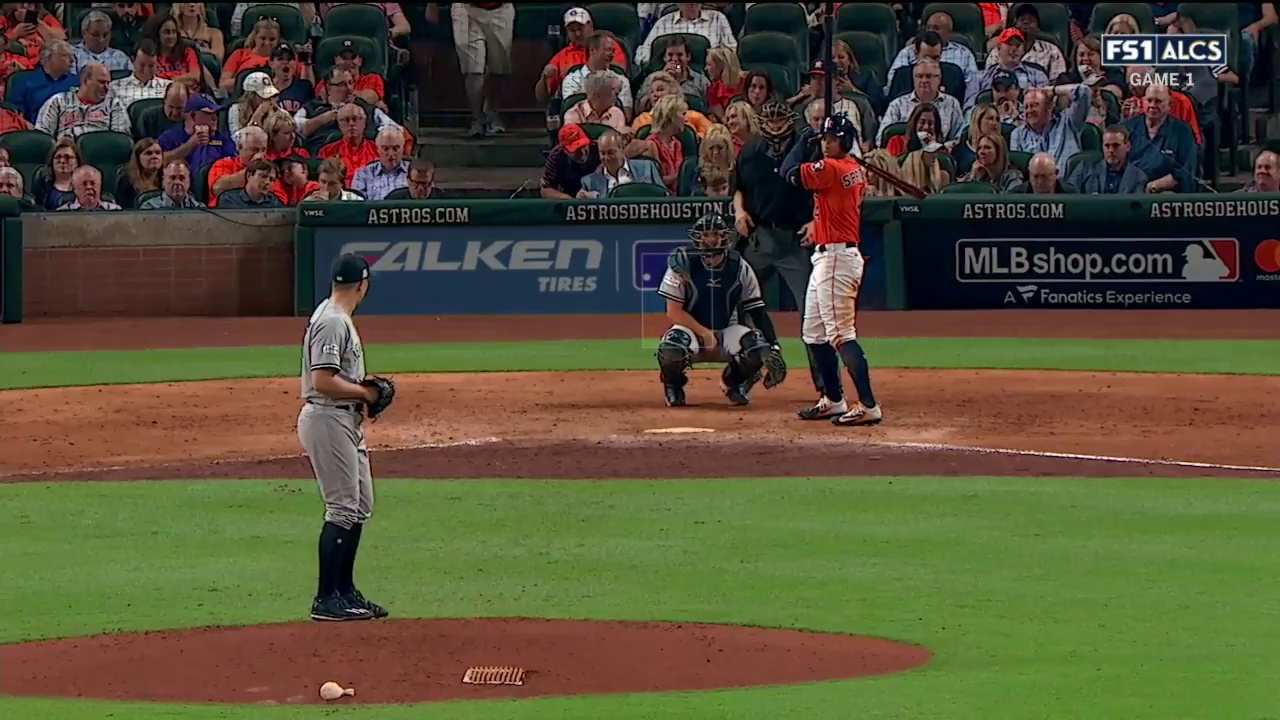
#> input picture Baseball Pitch Detection With Gradient Boosted Decision Tress/MLSPdata/frames/RHlEdXq2DuI_7/RHlEdXq2DuI_7_0.jpg, 1280 x 720 px
$ python hf_DataCollection.py
#> lines starting #> are read from the running program, lines starting #| are printed output that depends on the picture
### Baseball Pitch Detection With Gradient Boosted Decision Tress/hf_blob.py
import cv2
import numpy as np
import glob
import pylab as plt
import sys
from PIL import Image
from PIL import ImageFilter
import re

numbers = re.compile(r'(\d+)')
def numericalSort(value):
    parts = numbers.split(value)
    parts[1::2] = map(int, parts[1::2])
    return parts

def Blob(path):
    print("Starting Blob creation for",path)
    folders = glob.glob(path)

    frames_list = []
    for folder in folders:
        for f in sorted(glob.glob(folder + '/*.jpg'), key=numericalSort):
            if ("cir_" not in str(f) and "Trajectory" not in str(f) and "blob" not in str(f)):
                frames_list.append(f)

    gs_image_list = []

    frames_list = frames_list[:-1]
    for frame in frames_list:
        image = Image.open(frame)
#> image is the input picture: PIL image 1280x720 RGB; mean R, G, B 85.7, 80, 56
        image_blur = image.filter(ImageFilter.GaussianBlur(radius=3))
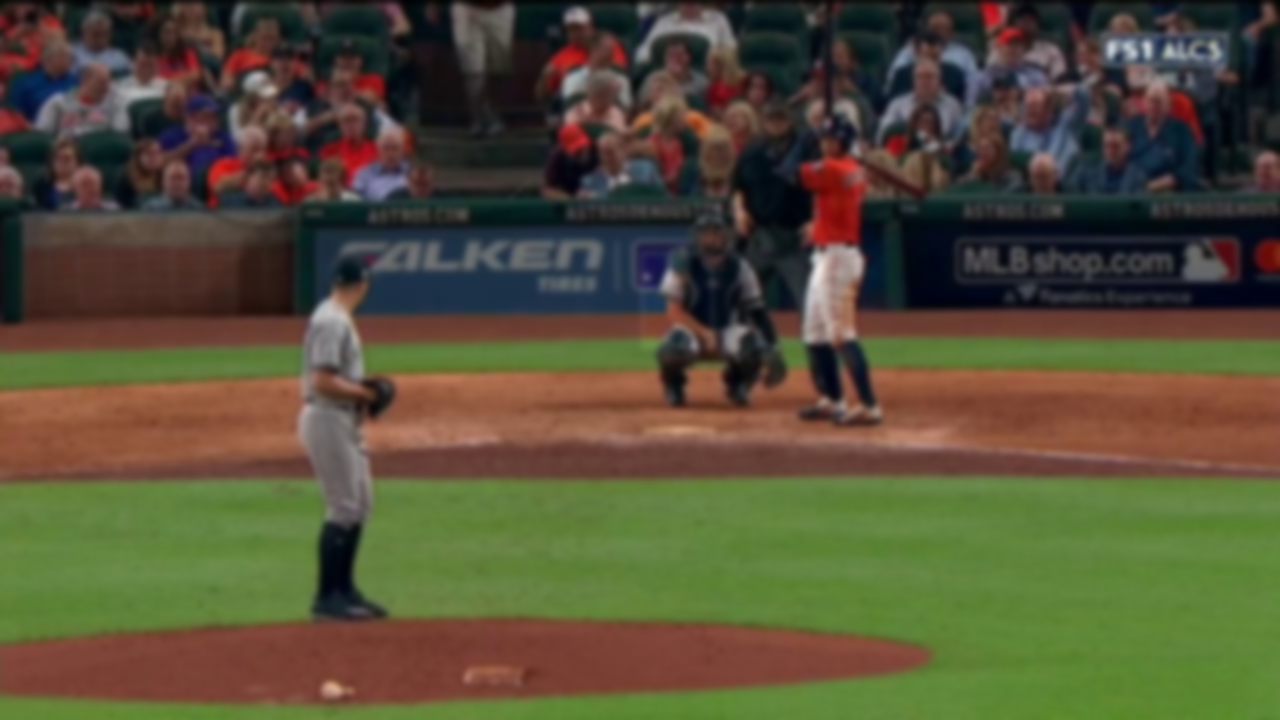
#> image_blur: PIL image 1280x720 RGB; mean R, G, B 85.7, 80, 56
        gs_image = image_blur.convert(mode='L')
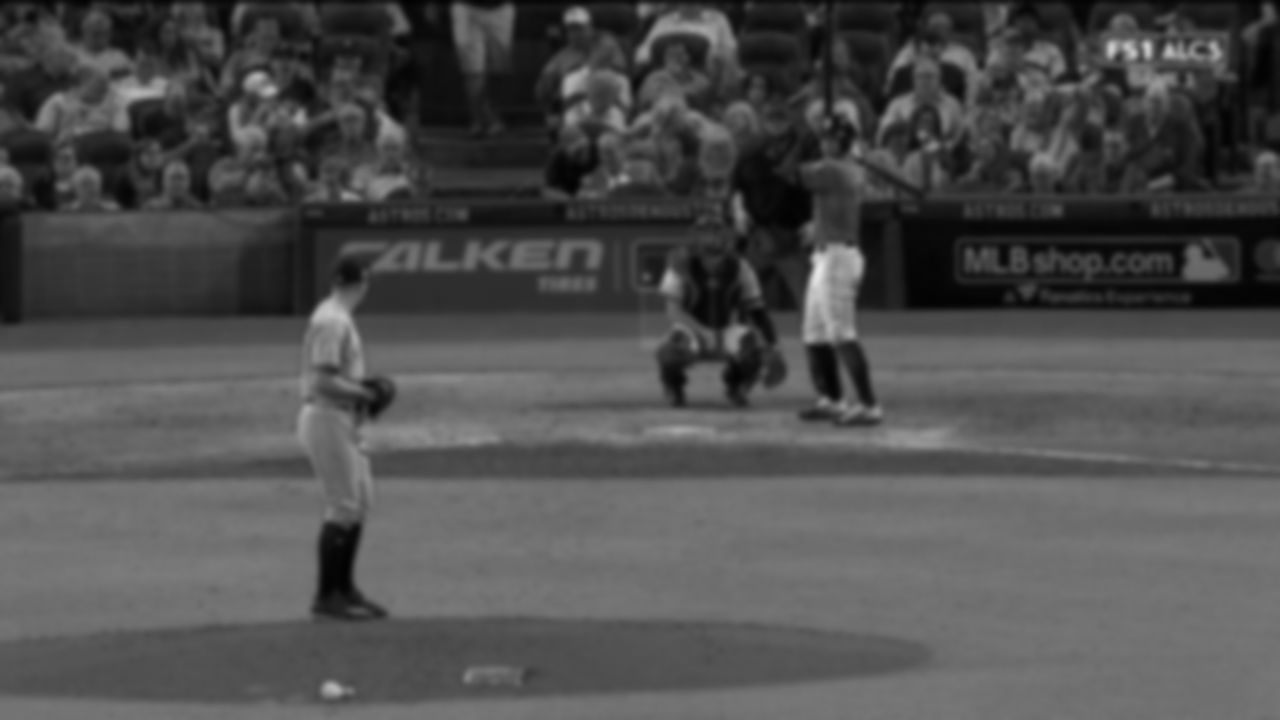
#> gs_image: PIL image 1280x720 L; min 2, max 230, mean 79
        # gs_image.show()
        data = np.asarray(gs_image).astype('float32').flatten()
        data[:250000] = 0
        data[650000:] = 0
        gs_image_list.append(data)

    frame_subtract_list = [gs_image_list[i] - gs_image_list[i - 1] for i in range(len(gs_image_list)) if i > 0]
#> frame_subtract_list = []
    # frame_subtract_list = [0 for frame in frame_subtract_list for value in frame if value < 30]
    # frame_subtract_list = [255 for frame in frame_subtract_list for value in frame if value > 30]

    for frame in frame_subtract_list:
        for j in range(len(frame)):
            if frame[j] < 30:
                frame[j] = 0
            else:
                frame[j] = 255
#> this loop made 0 passes

    frame_subtract_list_reshape = [frame_subtract_list[j].reshape((720, 1280)) for j in range(len(frame_subtract_list))]
#> frame_subtract_list_reshape = []

    ct = 1
    print("Writing Blobs")
    for blob_image in frame_subtract_list_reshape:
        # blob_image[240:480,:420] = 0
        image_no_noise = Image.fromarray(blob_image.astype('uint8'))  # turn into an image
        image_no_noise.save(path+'/blob_image_' + str(ct) + '.jpg')
        ct += 1
#> after the loop, ct = 1
    print("Blob.py done")
        # image_no_noise.show()


# np.set_printoptions(threshold=sys.maxsize)

#read in files from folder and create a path to open the folder; place them into a list to access later

### Baseball Pitch Detection With Gradient Boosted Decision Tress/hf_circle_detection.py
import cv2
import os
import numpy as np
from matplotlib import pyplot as plt
import re
import json


'''This is the command to read in the GIF. You need Videocapture which makes a cv2 Video Object.
Add your GIF file name in the parameter of this function.
'''
def sorted_aphanumeric(data):
    convert = lambda text: int(text) if text.isdigit() else text.lower()
    alphanum_key = lambda key: [ convert(c) for c in re.split('([0-9]+)', key) ]
    return sorted(data, key=alphanum_key)

# [28 lines left out: function detect_and_show_circles, not called in this run]

def showArc(img,ballLocal):
    for (x, y, r) in ballLocal:
        cv2.circle(img, (x, y), r, (0, 255, 0), 4)
        # cv2.rectangle(img, (x - 5, y - 5), (x + 5, y + 5), (0, 128, 255), -1)
    return img

# [32 lines left out: function writeJSON, not called in this run]

def run(directory):
    ball=(0,0,0)
    lastBall=(0,0,0)
    xmin=300
    xmax=800
    ymin=200
    ymax=480
    box=(xmin,ymin,xmax,ymax)
    firstFrame=True
    baseballs=[]
    img=[]
    missedBall=False
    print("Finding Circles in",directory)
    frame_count=1


    for filename in sorted_aphanumeric(os.listdir(directory))[:-1]:
        if("cir_" not in str(filename) and "Trajectory" not in str(filename) and "blob" in str(filename)):
            frame_count+=1
            if(firstFrame):
                print("="*20)
                # print("cir" not in filename)
                im_cv = cv2.imread(directory+"/"+filename)
                img=im_cv
                # im_rgb = cv2.cvtColor(im_cv, cv2.COLOR_BGR2RGB)
                output = im_cv.copy()
                out_img,newBall=detect_and_show_circles(im_cv, output,box)
                cv2.imwrite(directory+"/cir_" + filename, out_img)
                ball=newBall
                lastBall=ball
                baseballs.append(ball)
                firstFrame=False
            else:
                # print("cir" not in filename)
                (x,y,r)=ball
                (oldX,oldY,oldR)=lastBall
                if x==0 and y==0 and r==0:
                    # print(lastBall)
                    shift=100
                    xmin = oldX
                    xmax = oldX+shift
                    ymin = oldY-20
                    ymax = oldY+shift
                    box = (xmin, ymin, xmax, ymax)
                    missedBall=True
                else:
                    offset=20
                    xmin = x
                    xmax = x+offset
                    ymin = y-offset
                    ymax = y+offset
                    box = (xmin, ymin, xmax, ymax)
                # print(filename)
                im_cv = cv2.imread(directory + "/" + filename)
                # im_rgb = cv2.cvtColor(im_cv, cv2.COLOR_BGR2RGB)
                output = im_cv.copy()
                out_img, newBall = detect_and_show_circles(im_cv, output, box)
                cv2.imwrite(directory + "/cir_" + filename, out_img)
                ball = newBall
                (x,y,r)=ball
                if x!=0 and y!=0:
                    baseballs.append(ball)
                    lastBall=ball
    baseballs=np.array(baseballs)
    TrasjectoryImage=showArc(img,baseballs)
    if (baseballs.size!=0):
        print("Balls Found")
        cv2.imwrite(directory + "/Trajectory.jpg", TrasjectoryImage)
        print("Writing JSON")
        writeJSON(directory,baseballs,frame_count)
    if missedBall:
        print("Wrote too LostBalls file")
        MissesFile = open("../MLSPdata/LostBalls", "a")
        MissesFile.write(directory+"\n")
        MissesFile.close()


# [19 lines of commented-out code are left out]

### Baseball Pitch Detection With Gradient Boosted Decision Tress/hf_DataCollection.py
import os
from hf_circle_detection import run
from hf_blob import Blob
import time
import tqdm

A=[x[0] for x in os.walk("../MLSPdata/frames")]

# print(A.index("./videos/frames/RHlEdXq2DuI17_out"),len(A))
# A=A[115:250]
print(len(A))

start=time.time()

# counter=1
total=len(A)
for i in tqdm.trange(1, len(A)):

    folder = A[i]
    Blob(folder)

    # print(A[i])
    run(folder)
    # print(counter,"out of",total,".",(counter/total)*100,"% complete")
    # counter+=1
print("Ran in",(time.time()-start)/60,"minutes")
# run("./videos/frames/RHlEdXq2DuI66_out")
